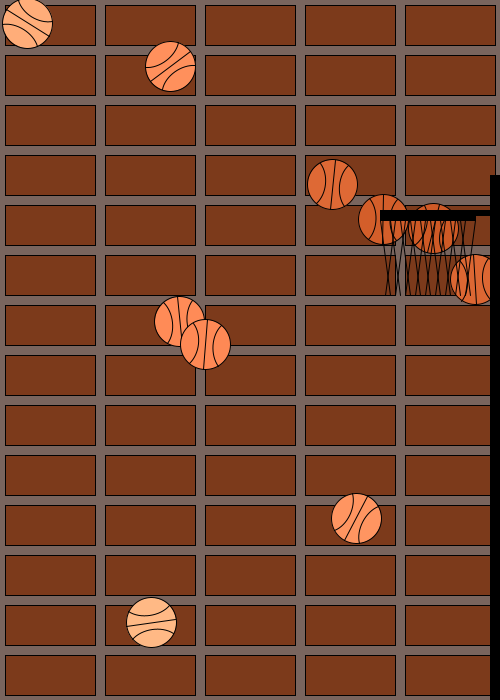
Frame 1 (no input)
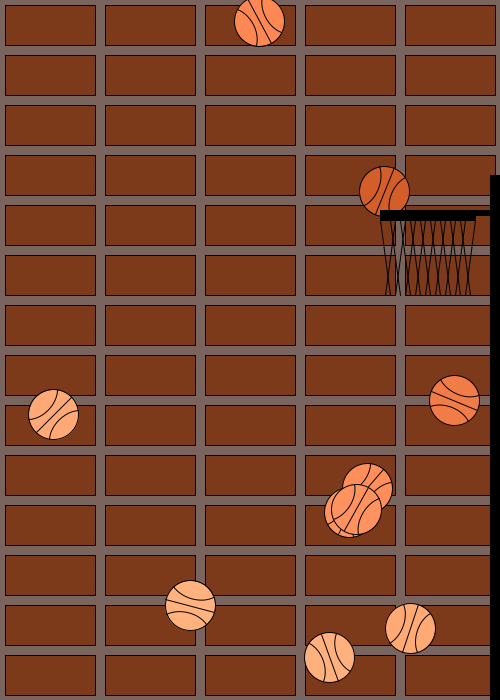
Frame 60 (the mouse pressed at the canvas centre just before this capture)
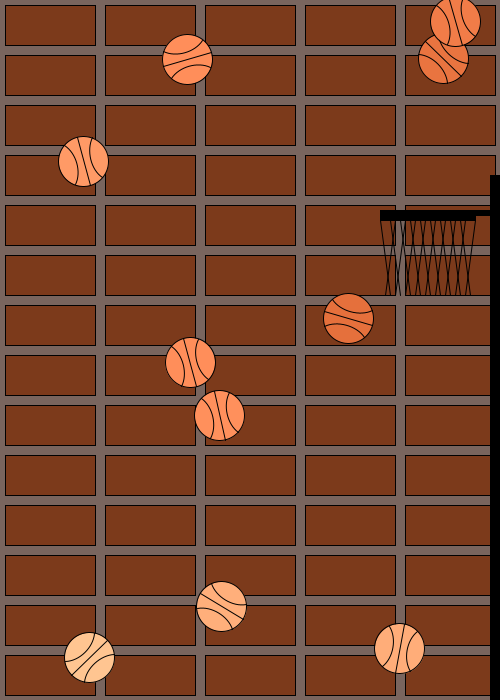
Frame 120 (the mouse held since frame 60 and released just before this capture)

The Processing sketch that drew these frames (run headless with seeded random() and noise(); from frame 60 on, the mouse is pressed at the canvas centre):

// Processing sketch: processing_97636
// ── processing_97636.pde

// Marta Fernández Turu, Grup 02
 
//Definim variables
float angle;
float distancia;
int posX, posY, velX, velY;
int radi=25;
int numBoles =10;

//creem una matriu de posicionsX con "numBoles" elements:
float[] posicionsX = new float[numBoles];
//el mateix per posicionsY:
float[] posicionsY = new float[numBoles];
//i per velocitatsX:
float[] velocitatsX = new float[numBoles];
//i velocitatsY:
float[] velocitatsY = new float[numBoles];




void setup() {
  
size(500, 700);
stroke(0);
frameRate(30);
  //inicialitzem posicions i velocitats:
  for(int i = 0; i<numBoles; i++){
    posicionsX[i] = int(random(width));
    posicionsY[i] = int(random(height));
    velocitatsX[i] = random(2,10);
    velocitatsY[i] = random(2,10);
  }

background(121,101,94); // Fons gris
 for (int x=5; x<width; x+=width/5){        // Determinem un patró de repetició en l'eix X.
  for (int y=5; y<height; y+=height/14){    // Determinem un patró de repetició en l'eix Y.
    fill(124,58,27); rect(x,y,width/5-10,height/14-10);       // Determinem quina figura volem que es repeteixi segons els patrons establerts amb anterioritat.
    
  }
}  
}



void draw(){
    background(121,101,94); // Fons gris
 for (int x=5; x<width; x+=width/5){        // Determinem un patró de repetició en l'eix X.
  for (int y=5; y<height; y+=height/14){    // Determinem un patró de repetició en l'eix Y.
    fill(124,58,27); rect(x,y,width/5-10,height/14-10);       // Determinem quina figura volem que es repeteixi segons els patrons establerts amb anterioritat.
    
  }
} 

   //iniciem un bucle perquÃ¨ faci les mateixes accions
  //a tots els valors de les matrius
  
  //actualitzem posicions
  for(int i = 0; i<numBoles; i++){
    posicionsX[i] += velocitatsX[i];
    posicionsY[i] += velocitatsY[i];


    //comprobem lÃmits X
    if((posicionsX[i]-radi<0)||(posicionsX[i]+radi>width)){
      velocitatsX[i] = -velocitatsX[i];
    } 
    //comprobem lÃmits Y
    if((posicionsY[i]-radi<0)||(posicionsY[i]+radi>height)){
      velocitatsY[i]= -velocitatsY[i];
    }
    angle=atan2(posicionsX[i],posicionsY[i]);   // Determinem un angle arbitrari que varia a partir del ratolí (un angle dinàmic).
          
          
    pushMatrix(); // Amb aquesta comanda obrim una nova matriu que acceptarà les diferents accions que definim.
      
    distancia=dist(posicionsX[i],posicionsY[i],0.98*width-65,0.3*height); // Donem valor a la variable "distancia", per mitjà de la posició del mouse i del centre de la cistella.
      
      
    translate(posicionsX[i],posicionsY[i]); // Canviem les referències per tal que l'origen sigui el mouse.
    fill(203+distancia/5,86+distancia/5,34+distancia/5); ellipse(0,0,2*radi,2*radi); // Dibuixem la pilota en l'origen (mouse). El seu color variarà en funció de la posició del mouse, passant gradualment del color blanc a taronja desitjat a mesura que el cursor s'aporopa a la cistella.
    rotate(6*angle);  // Amb aquesta comanda aconseguim rotar el que dibuixem a continuació. Per tal que la rotació sigui apreciable multipliquem per 6 l'angle de rotació.
    fill(0); line(0,-radi,0,radi);
    noFill(); bezier(cos(0.96)*radi,sin(0.96)*radi,radi/5,radi/2.5,radi/5,-radi/2.5,cos(0.96)*radi,-sin(0.96)*radi); // Dibuixem les dues corbes de la pilota utilitzant la funció bezier.
    bezier(-cos(0.96)*radi,sin(0.96)*radi,-radi/5,radi/2.5,-radi/5,-radi/2.5,-cos(0.96)*radi,-sin(0.96)*radi);
      
    popMatrix();  // Amb aquesta comanda tanquem la matriu iniciada amb pushMatrix(). Les comandes definides a continuació no patiran cap de les accions definides en la matriu anterior.
  }
 

fill(0); rect(0.98*width,height,0.5*width,-525);  //Pal de la cistella.
fill(0); rect(0.98*width,0.30*height,-15,5); //Unió cistella.
fill(0); rect(0.98*width-15,0.30*height,-95,10); //Cistella.
  
 
 
fill(0); line(0.98*width-110,0.30*height+10,0.98*width-100,0.30*height+85); //Xarxa cistella E-D.
  
fill(0); line(0.98*width-100,0.30*height+10,0.98*width-90,0.30*height+85);
  
fill(0); line(0.98*width-90,0.30*height+10,0.98*width-80,0.30*height+85);
  
fill(0); line(0.98*width-80,0.30*height+10,0.98*width-70,0.30*height+85);
  
fill(0); line(0.98*width-70,0.30*height+10,0.98*width-60,0.30*height+85);
  
fill(0); line(0.98*width-60,0.30*height+10,0.98*width-50,0.30*height+85);
  
fill(0); line(0.98*width-50,0.30*height+10,0.98*width-40,0.30*height+85);
  
fill(0); line(0.98*width-40,0.30*height+10,0.98*width-30,0.30*height+85);
  
fill(0); line(0.98*width-30,0.30*height+10,0.98*width-20,0.30*height+85);
  
  
  
  
fill(0); line(0.98*width-15,0.30*height+10,0.98*width-25,0.30*height+85); //Xarxa cistella E-D.
  
fill(0); line(0.98*width-25,0.30*height+10,0.98*width-35,0.30*height+85);
  
fill(0); line(0.98*width-35,0.30*height+10,0.98*width-45,0.30*height+85);
  
fill(0); line(0.98*width-45,0.30*height+10,0.98*width-55,0.30*height+85);
  
fill(0); line(0.98*width-55,0.30*height+10,0.98*width-65,0.30*height+85);
  
fill(0); line(0.98*width-65,0.30*height+10,0.98*width-75,0.30*height+85);
  
fill(0); line(0.98*width-75,0.30*height+10,0.98*width-85,0.30*height+85);
  
fill(0); line(0.98*width-85,0.30*height+10,0.98*width-95,0.30*height+85);
  
fill(0); line(0.98*width-95,0.30*height+10,0.98*width-105,0.30*height+85);
  
  
  

    }
